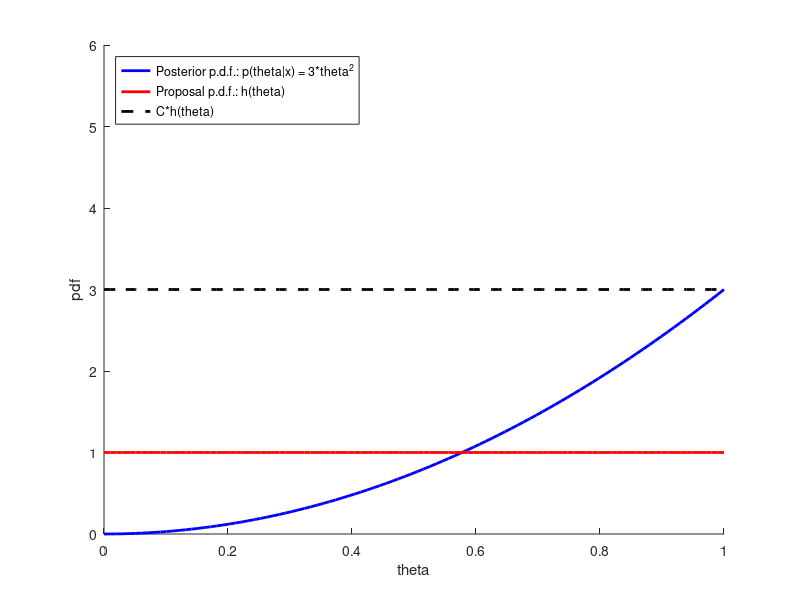

Recreate this plot in MATLAB.
% About: STATISTICS FOR NEUROSCIENCE RESEARCH

% 9.073 / HST 460

% Class 5: Bayesian Methods 

% Instructor: Dr. Emery N. Brown

%
%-------------------------------------------------------------------------% 
% Code Summary: Rejection Sampling
%
% We assume that a posterior distribution (=3*theta^2) is prescribed.
% We draw samples from this distribution using Rejection Sampling Method. 
% We also determine moments using these samples.
%-------------------------------------------------------------------------% 
%
% Coded by: Sourish Chakravarty (sourish.chakravarty@gmail.com)
% Last updated: 02/27/2017
%
clc 
clear all
close all

% Consider a posterior pdf given by pdf(theta) = 3*theta^2 when theta takes
% values within [0,1] and the function is zero elsewhere.
vec_theta = linspace(0, 1, 100);
pdf_post = 3*vec_theta.^2;% You may verify it has the properties of a pdf


% Now we want to use Rejection Sampling method to generate samples from
% this distribution and also determine, say, its
% first moment, second moment and expectation of a complicated function,
% say, sin(theta*pi). Towards this goal, we need a proposal distribution 
% whose support encompasses the posterior pdf and also there exists a
% constant C such that for all values of theta, 
%(pdf( theta | x ) /h(theta)/C <=1. For the current example, we can use a
%uniform distribution and we can also verify that for C = 3, the required
%condition is satisfied.
C = 3;
fg(1) = figure; hold on
plot( vec_theta, pdf_post, 'b' , 'LineWidth', 2);
plot( vec_theta, ones(size(vec_theta)), 'r' , 'LineWidth', 2);
plot( vec_theta, C*ones(size(vec_theta)), 'k--', 'LineWidth', 2 );
ylim([0,6])
xlabel('theta'), ylabel('pdf')
str_legend = {'Posterior p.d.f.: p(theta|x) = 3*theta^2',...
    'Proposal p.d.f.: h(theta)',...
    'C*h(theta)'};
legend(str_legend, 'Location', 'NorthWest')

% 
N_samp = 1000;
num = [0;0;0];
jcnt = 0;
ncnt = 0;
while 1
    ncnt = ncnt + 1;
    % 1) Draw from Proposal Distribution (A Uniform distribution for this
    % example)
    lambda = rand(1);
    
    % 2) Draw a number from a Uniform Distribution
    u = rand(1);
    
    h_theta = 1;% Calculate the proposal pdf value
    pdf_post = 3*lambda^2;% Calculate the posterior pdf
    % 3) Check condition whether to accept or reject candidate sample
    if u <= pdf_post/(h_theta*C) % Then Accept
        jcnt = jcnt + 1; 
        % Therefore lambda can be considered as a sample drawn from the
        % posterior pdf.
        % 4) Compute g(theta)
        g_theta =[lambda; lambda^2; sin(lambda*pi)];
        % 5) Add contributions to numerator and denominator
        num = num + g_theta;
        if jcnt == N_samp
            break
        end
    end
end
% 6) Calculate Estimates: 
g_theta_est = num/jcnt %[Estimated First Moment; Estimated Second Moment; 
% Expectation of sin(theta*pi)] 
EfficiencyOfAlgorithm = jcnt/ncnt
%--------------------- End of Code ---------------------------------------%